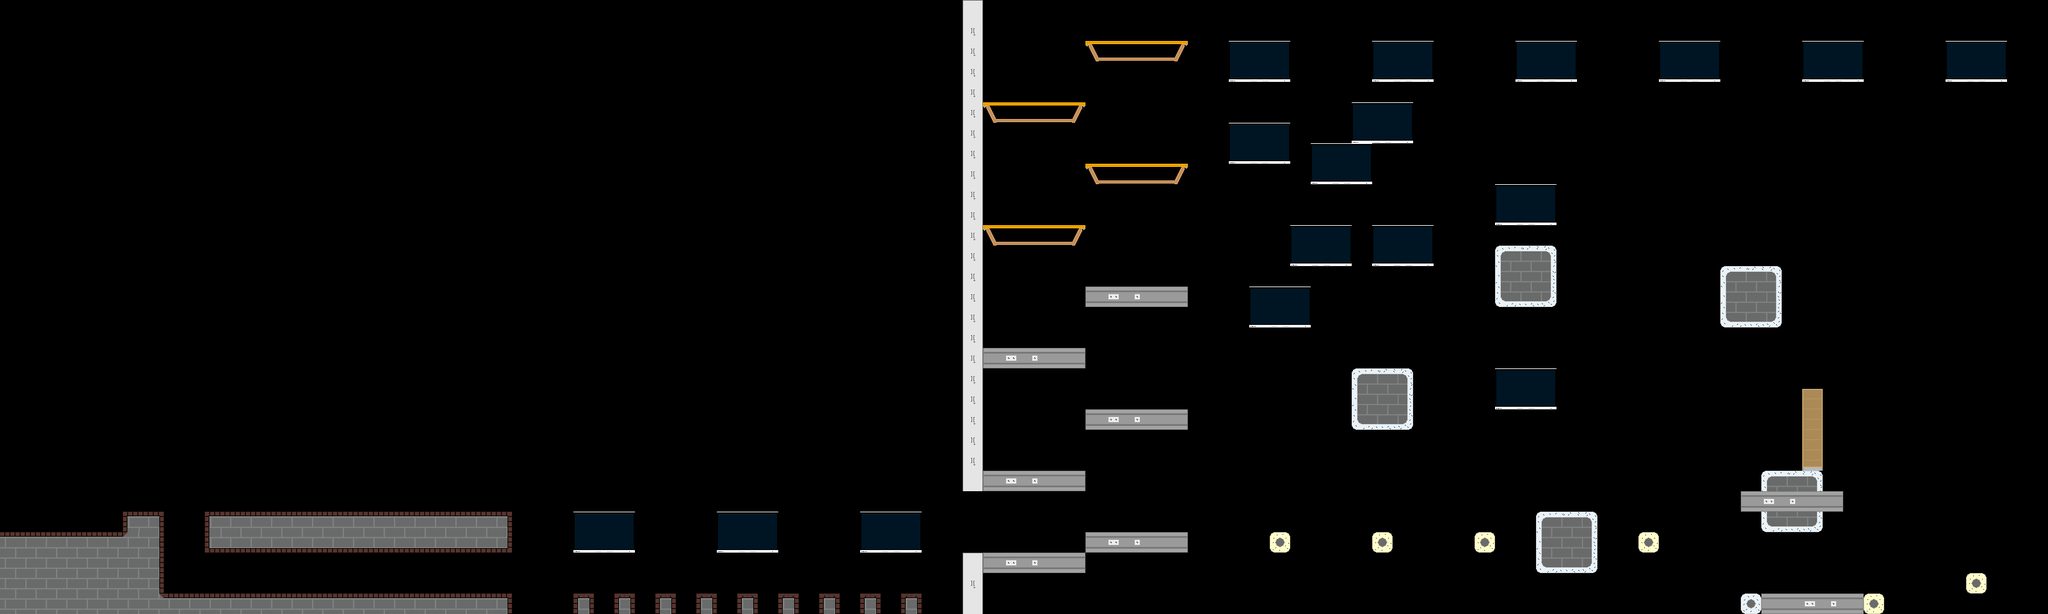

This game map was drawn from its Tiled (.tmx) file and the tilesets committed beside it. A one-line description and the full map source follow:
An orthogonal 100x30 tile map with 32x32 px tiles, 1 tile layer (Terrain), 4 tilesets and 3 objects (3x coin).

<map version="1.10" tiledversion="1.11.2" orientation="orthogonal" renderorder="right-down" width="100" height="30" tilewidth="32" tileheight="32" infinite="0" nextlayerid="4" nextobjectid="5">
 <tileset firstgid="1" source="../tsx/werkstaette_tiles.tsx" />
 <tileset firstgid="31" source="../tsx/labs_tiles.tsx" />
 <tileset firstgid="76" source="../tsx/gym_tiles.tsx" />
 <tileset firstgid="106" source="../tsx/class_tiles.tsx" />
 <layer id="1" name="Terrain" width="100" height="30">
  <data encoding="csv">
0,0,0,0,0,0,0,0,0,0,0,0,0,0,0,0,0,0,0,0,0,0,0,0,0,0,0,0,0,0,0,0,0,0,0,0,0,0,0,0,0,0,0,0,0,0,0,45,0,0,0,0,0,0,0,0,0,0,0,0,0,0,0,0,0,0,0,0,0,0,0,0,0,0,0,0,0,0,0,0,0,0,0,0,0,0,0,0,0,0,0,0,0,0,0,0,0,0,0,0,
0,0,0,0,0,0,0,0,0,0,0,0,0,0,0,0,0,0,0,0,0,0,0,0,0,0,0,0,0,0,0,0,0,0,0,0,0,0,0,0,0,0,0,0,0,0,0,54,0,0,0,0,0,0,0,0,0,0,0,0,0,0,0,0,0,0,0,0,0,0,0,0,0,0,0,0,0,0,0,0,0,0,0,0,0,0,0,0,0,0,0,0,0,0,0,0,0,0,0,0,
0,0,0,0,0,0,0,0,0,0,0,0,0,0,0,0,0,0,0,0,0,0,0,0,0,0,0,0,0,0,0,0,0,0,0,0,0,0,0,0,0,0,0,0,0,0,0,54,0,0,0,0,0,76,77,77,77,78,0,0,37,38,39,0,0,0,0,37,38,39,0,0,0,0,37,38,39,0,0,0,0,37,38,39,0,0,0,0,37,38,39,0,0,0,0,37,38,39,0,0,
0,0,0,0,0,0,0,0,0,0,0,0,0,0,0,0,0,0,0,0,0,0,0,0,0,0,0,0,0,0,0,0,0,0,0,0,0,0,0,0,0,0,0,0,0,0,0,54,0,0,0,0,0,0,0,0,0,0,0,0,46,47,48,0,0,0,0,46,47,48,0,0,0,0,46,47,48,0,0,0,0,46,47,48,0,0,0,0,46,47,48,0,0,0,0,46,47,48,0,0,
0,0,0,0,0,0,0,0,0,0,0,0,0,0,0,0,0,0,0,0,0,0,0,0,0,0,0,0,0,0,0,0,0,0,0,0,0,0,0,0,0,0,0,0,0,0,0,54,0,0,0,0,0,0,0,0,0,0,0,0,0,0,0,0,0,0,0,0,0,0,0,0,0,0,0,0,0,0,0,0,0,0,0,0,0,0,0,0,0,0,0,0,0,0,0,0,0,0,0,0,
0,0,0,0,0,0,0,0,0,0,0,0,0,0,0,0,0,0,0,0,0,0,0,0,0,0,0,0,0,0,0,0,0,0,0,0,0,0,0,0,0,0,0,0,0,0,0,54,76,77,77,77,78,0,0,0,0,0,0,0,0,0,0,0,0,0,37,38,39,0,0,0,0,0,0,0,0,0,0,0,0,0,0,0,0,0,0,0,0,0,0,0,0,0,0,0,0,0,0,0,
0,0,0,0,0,0,0,0,0,0,0,0,0,0,0,0,0,0,0,0,0,0,0,0,0,0,0,0,0,0,0,0,0,0,0,0,0,0,0,0,0,0,0,0,0,0,0,54,0,0,0,0,0,0,0,0,0,0,0,0,37,38,39,0,0,0,46,47,48,0,0,0,0,0,0,0,0,0,0,0,0,0,0,0,0,0,0,0,0,0,0,0,0,0,0,0,0,0,0,0,
0,0,0,0,0,0,0,0,0,0,0,0,0,0,0,0,0,0,0,0,0,0,0,0,0,0,0,0,0,0,0,0,0,0,0,0,0,0,0,0,0,0,0,0,0,0,0,54,0,0,0,0,0,0,0,0,0,0,0,0,46,47,48,0,37,38,39,0,0,0,0,0,0,0,0,0,0,0,0,0,0,0,0,0,0,0,0,0,0,0,0,0,0,0,0,0,0,0,0,0,
0,0,0,0,0,0,0,0,0,0,0,0,0,0,0,0,0,0,0,0,0,0,0,0,0,0,0,0,0,0,0,0,0,0,0,0,0,0,0,0,0,0,0,0,0,0,0,54,0,0,0,0,0,76,77,77,77,78,0,0,0,0,0,0,46,47,48,0,0,0,0,0,0,0,0,0,0,0,0,0,0,0,0,0,0,0,0,0,0,0,0,0,0,0,0,0,0,0,0,0,
0,0,0,0,0,0,0,0,0,0,0,0,0,0,0,0,0,0,0,0,0,0,0,0,0,0,0,0,0,0,0,0,0,0,0,0,0,0,0,0,0,0,0,0,0,0,0,54,0,0,0,0,0,0,0,0,0,0,0,0,0,0,0,0,0,0,0,0,0,0,0,0,0,37,38,39,0,0,0,0,0,0,0,0,0,0,0,0,0,0,0,0,0,0,0,0,0,0,0,0,
0,0,0,0,0,0,0,0,0,0,0,0,0,0,0,0,0,0,0,0,0,0,0,0,0,0,0,0,0,0,0,0,0,0,0,0,0,0,0,0,0,0,0,0,0,0,0,54,0,0,0,0,0,0,0,0,0,0,0,0,0,0,0,0,0,0,0,0,0,0,0,0,0,46,47,48,0,0,0,0,0,0,0,0,0,0,0,0,0,0,0,0,0,0,0,0,0,0,0,0,
0,0,0,0,0,0,0,0,0,0,0,0,0,0,0,0,0,0,0,0,0,0,0,0,0,0,0,0,0,0,0,0,0,0,0,0,0,0,0,0,0,0,0,0,0,0,0,54,76,77,77,77,78,0,0,0,0,0,0,0,0,0,0,37,38,39,0,37,38,39,0,0,0,0,0,0,0,0,0,0,0,0,0,0,0,0,0,0,0,0,0,0,0,0,0,0,0,0,0,0,
0,0,0,0,0,0,0,0,0,0,0,0,0,0,0,0,0,0,0,0,0,0,0,0,0,0,0,0,0,0,0,0,0,0,0,0,0,0,0,0,0,0,0,0,0,0,0,54,0,0,0,0,0,0,0,0,0,0,0,0,0,0,0,46,47,48,0,46,47,48,0,0,0,40,41,42,0,0,0,0,0,0,0,0,0,0,0,0,0,0,0,0,0,0,0,0,0,0,0,0,
0,0,0,0,0,0,0,0,0,0,0,0,0,0,0,0,0,0,0,0,0,0,0,0,0,0,0,0,0,0,0,0,0,0,0,0,0,0,0,0,0,0,0,0,0,0,0,54,0,0,0,0,0,0,0,0,0,0,0,0,0,0,0,0,0,0,0,0,0,0,0,0,0,49,50,51,0,0,0,0,0,0,0,0,40,41,42,0,0,0,0,0,0,0,0,0,0,0,0,0,
0,0,0,0,0,0,0,0,0,0,0,0,0,0,0,0,0,0,0,0,0,0,0,0,0,0,0,0,0,0,0,0,0,0,0,0,0,0,0,0,0,0,0,0,0,0,0,54,0,0,0,0,0,31,32,33,34,35,0,0,0,37,38,39,0,0,0,0,0,0,0,0,0,58,59,60,0,0,0,0,0,0,0,0,49,50,51,0,0,0,0,0,0,0,0,0,0,0,0,0,
0,0,0,0,0,0,0,0,0,0,0,0,0,0,0,0,0,0,0,0,0,0,0,0,0,0,0,0,0,0,0,0,0,0,0,0,0,0,0,0,0,0,0,0,0,0,0,54,0,0,0,0,0,0,0,0,0,0,0,0,0,46,47,48,0,0,0,0,0,0,0,0,0,0,0,0,0,0,0,0,0,0,0,0,58,59,60,0,0,0,0,0,0,0,0,0,0,0,0,0,
0,0,0,0,0,0,0,0,0,0,0,0,0,0,0,0,0,0,0,0,0,0,0,0,0,0,0,0,0,0,0,0,0,0,0,0,0,0,0,0,0,0,0,0,0,0,0,54,0,0,0,0,0,0,0,0,0,0,0,0,0,0,0,0,0,0,0,0,0,0,0,0,0,0,0,0,0,0,0,0,0,0,0,0,0,0,0,0,0,0,0,0,0,0,0,0,0,0,0,0,
0,0,0,0,0,0,0,0,0,0,0,0,0,0,0,0,0,0,0,0,0,0,0,0,0,0,0,0,0,0,0,0,0,0,0,0,0,0,0,0,0,0,0,0,0,0,0,54,31,32,33,34,35,0,0,0,0,0,0,0,0,0,0,0,0,0,0,0,0,0,0,0,0,0,0,0,0,0,0,0,0,0,0,0,0,0,0,0,0,0,0,0,0,0,0,0,0,0,0,0,
0,0,0,0,0,0,0,0,0,0,0,0,0,0,0,0,0,0,0,0,0,0,0,0,0,0,0,0,0,0,0,0,0,0,0,0,0,0,0,0,0,0,0,0,0,0,0,54,0,0,0,0,0,0,0,0,0,0,0,0,0,0,0,0,0,0,40,41,42,0,0,0,0,37,38,39,0,0,0,0,0,0,0,0,0,0,0,0,0,0,0,0,0,0,0,0,0,0,0,0,
0,0,0,0,0,0,0,0,0,0,0,0,0,0,0,0,0,0,0,0,0,0,0,0,0,0,0,0,0,0,0,0,0,0,0,0,0,0,0,0,0,0,0,0,0,0,0,54,0,0,0,0,0,0,0,0,0,0,0,0,0,0,0,0,0,0,49,50,51,0,0,0,0,46,47,48,0,0,0,0,0,0,0,0,0,0,0,0,117,0,0,0,0,0,0,0,0,0,0,0,
0,0,0,0,0,0,0,0,0,0,0,0,0,0,0,0,0,0,0,0,0,0,0,0,0,0,0,0,0,0,0,0,0,0,0,0,0,0,0,0,0,0,0,0,0,0,0,54,0,0,0,0,0,31,32,33,34,35,0,0,0,0,0,0,0,0,58,59,60,0,0,0,0,0,0,0,0,0,0,0,0,0,0,0,0,0,0,0,123,0,0,0,0,0,0,0,0,0,0,0,
0,0,0,0,0,0,0,0,0,0,0,0,0,0,0,0,0,0,0,0,0,0,0,0,0,0,0,0,0,0,0,0,0,0,0,0,0,0,0,0,0,0,0,0,0,0,0,54,0,0,0,0,0,0,0,0,0,0,0,0,0,0,0,0,0,0,0,0,0,0,0,0,0,0,0,0,0,0,0,0,0,0,0,0,0,0,0,0,123,0,0,0,0,0,0,0,0,0,0,0,
0,0,0,0,0,0,0,0,0,0,0,0,0,0,0,0,0,0,0,0,0,0,0,0,0,0,0,0,0,0,0,0,0,0,0,0,0,0,0,0,0,0,0,0,0,0,0,54,0,0,0,0,0,0,0,0,0,0,0,0,0,0,0,0,0,0,0,0,0,0,0,0,0,0,0,0,0,0,0,0,0,0,0,0,0,0,0,0,129,0,0,0,0,0,0,0,0,0,0,0,
0,0,0,0,0,0,0,0,0,0,0,0,0,0,0,0,0,0,0,0,0,0,0,0,0,0,0,0,0,0,0,0,0,0,0,0,0,0,0,0,0,0,0,0,0,0,0,63,31,32,33,34,35,0,0,0,0,0,0,0,0,0,0,0,0,0,0,0,0,0,0,0,0,0,0,0,0,0,0,0,0,0,0,0,0,0,40,41,42,0,0,0,0,0,0,0,0,0,0,0,
0,0,0,0,0,0,0,0,0,0,0,0,0,0,0,0,0,0,0,0,0,0,0,0,0,0,0,0,0,0,0,0,0,0,0,0,0,0,0,0,0,0,0,0,0,0,0,0,0,0,0,0,0,0,0,0,0,0,0,0,0,0,0,0,0,0,0,0,0,0,0,0,0,0,0,0,0,0,0,0,0,0,0,0,0,31,32,33,34,35,0,0,0,0,0,0,0,0,0,0,
0,0,0,0,0,0,7,9,0,0,7,8,8,8,8,8,8,8,8,8,8,8,8,8,9,0,0,0,37,38,39,0,0,0,0,37,38,39,0,0,0,0,37,38,39,0,0,0,0,0,0,0,0,0,0,0,0,0,0,0,0,0,0,0,0,0,0,0,0,0,0,0,0,0,0,40,41,42,0,0,0,0,0,0,0,0,58,59,60,0,0,0,0,0,0,0,0,0,0,0,
8,8,8,8,8,8,17,15,0,0,19,20,20,20,20,20,20,20,20,20,20,20,20,20,21,0,0,0,46,47,48,0,0,0,0,46,47,48,0,0,0,0,46,47,48,0,0,0,0,0,0,0,0,31,32,33,34,35,0,0,0,0,127,0,0,0,0,127,0,0,0,0,127,0,0,49,50,51,0,0,127,0,0,0,0,0,0,0,0,0,0,0,0,0,0,0,0,0,0,0,
14,14,14,14,14,14,14,15,0,0,0,0,0,0,0,0,0,0,0,0,0,0,0,0,0,0,0,0,0,0,0,0,0,0,0,0,0,0,0,0,0,0,0,0,0,0,0,45,31,32,33,34,35,0,0,0,0,0,0,0,0,0,0,0,0,0,0,0,0,0,0,0,0,0,0,58,59,60,0,0,0,0,0,0,0,0,0,0,0,0,0,0,0,0,0,0,0,0,0,0,
14,14,14,14,14,14,14,15,0,0,0,0,0,0,0,0,0,0,0,0,0,0,0,0,0,0,0,0,0,0,0,0,0,0,0,0,0,0,0,0,0,0,0,0,0,0,0,54,0,0,0,0,0,0,0,0,0,0,0,0,0,0,0,0,0,0,0,0,0,0,0,0,0,0,0,0,0,0,0,0,0,0,0,0,0,0,0,0,0,0,0,0,0,0,0,0,127,0,0,0,
14,14,14,14,14,14,14,16,8,8,8,8,8,8,8,8,8,8,8,8,8,8,8,8,9,0,0,0,22,0,22,0,22,0,22,0,22,0,22,0,22,0,22,0,22,0,0,63,0,0,0,0,0,0,0,0,0,0,0,0,0,0,0,0,0,0,0,0,0,0,0,0,0,0,0,0,0,0,0,0,0,0,0,0,0,61,31,34,32,33,35,127,0,0,0,0,0,0,0,0
</data>
 </layer>
 <objectgroup id="3" name="Boxes">
  <object id="1" name="coin" x="2792" y="716" width="16" height="16" />
  <object id="2" name="coin" x="2440" y="780.833" width="16" height="16" />
  <object id="4" name="coin" x="1416" y="908.667" width="16" height="16" />
 </objectgroup>
</map>
